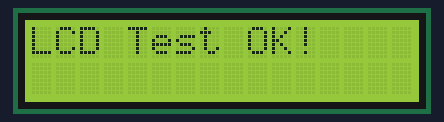
The sketch below on a simulated Arduino Uno, built with avr-gcc and run on an emulated ATmega328P. On the bench: 16×2 character LCD.

Above: at 0.25 s.

The sketch:

sketch_mar26a.ino
```cpp
#include <Wire.h>
#include <LiquidCrystal_I2C.h>

// Common I2C addresses: 0x27 or 0x3F
LiquidCrystal_I2C lcd(0x27, 16, 2);

void setup() {
  lcd.init();
  lcd.backlight();

  lcd.setCursor(0, 0);
  lcd.print("LCD Test OK!");

  lcd.setCursor(0, 1);
  lcd.print("Hello, Rain!");
}

void loop() {
  // Scrolling text demo
  lcd.setCursor(0, 1);
  lcd.print("                "); // Clear row 1
  delay(300);

  lcd.setCursor(0, 1);
  lcd.print("Hello, Rain!");
  delay(1000);
}
```
